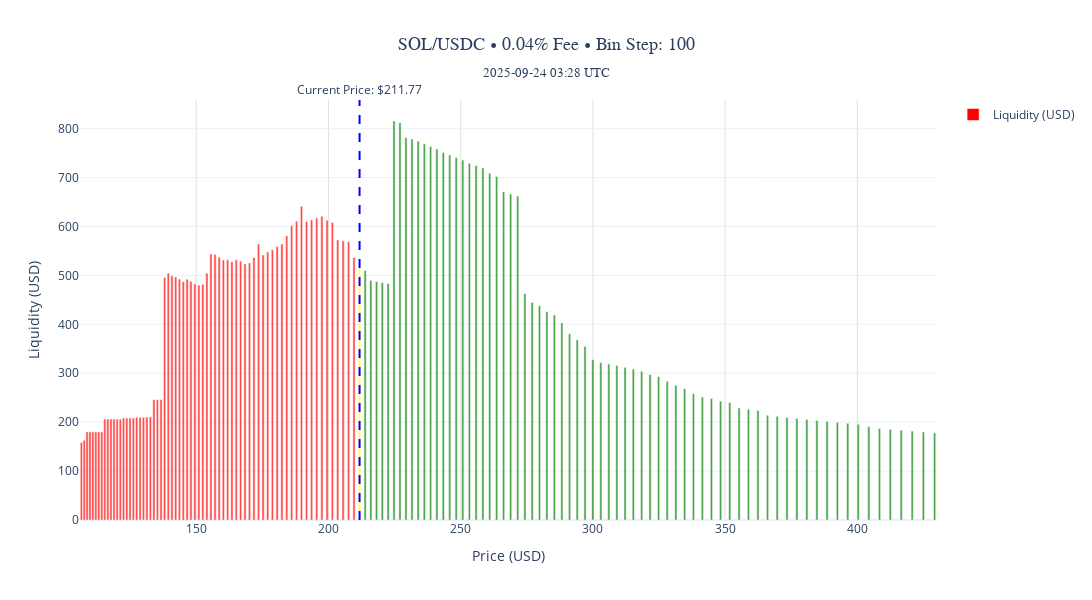
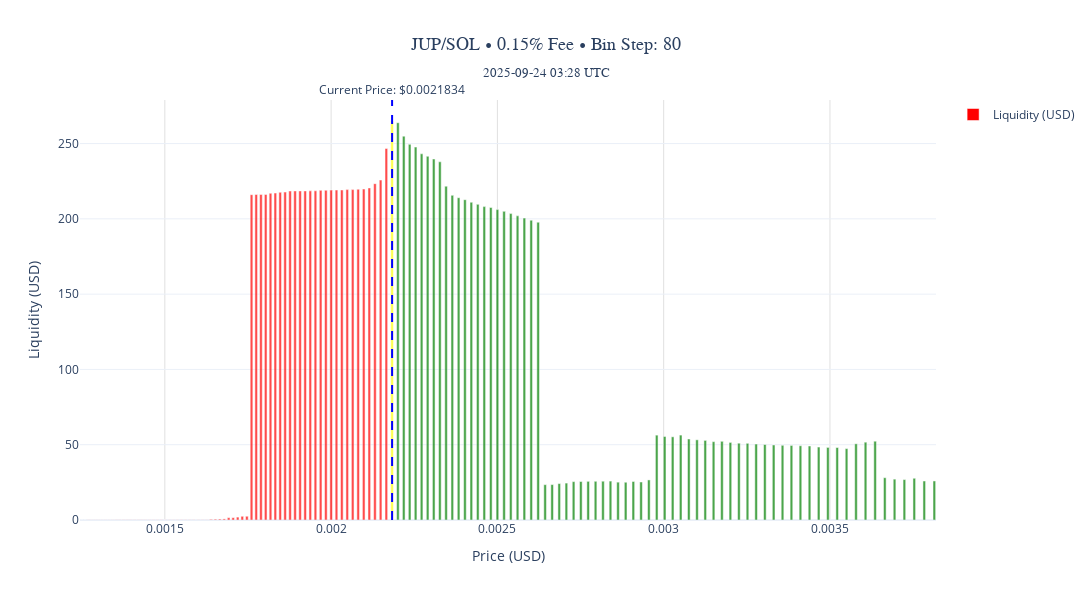
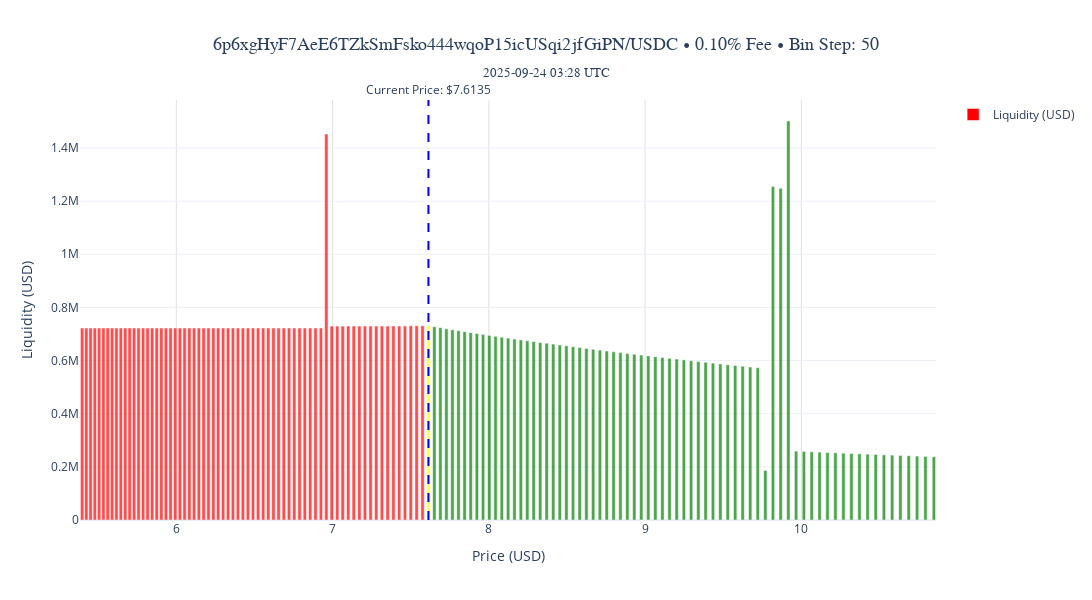

These figures' notebook cell, in order:
### Code cell
# 🎨 Generate Liquidity Distribution Charts with Token Symbols (Save for Later)
if all_pool_analyses:
    print("📊 Generating liquidity distribution charts with token symbols...\n")
    
    # Clear any existing chart files from previous runs
    telegram_reports['chart_files'] = []
    
    for i, analysis in enumerate(all_pool_analyses, 1):
        print(f"🎨 Chart {i}/{len(all_pool_analyses)}: {analysis['pool_name']}")
        
        # Use cached token symbols from initial pool fetching
        base_symbol = analysis['base_token']
        quote_symbol = analysis['quote_token']
        
        # Use cache if available and token symbols are still addresses
        if analysis.get('base_token_address') and len(base_symbol) > 10:
            if analysis['base_token_address'] in token_cache:
                cached_info = token_cache[analysis['base_token_address']]
                if cached_info and 'symbol' in cached_info:
                    base_symbol = cached_info['symbol']
                    
        if analysis.get('quote_token_address') and len(quote_symbol) > 10:
            if analysis['quote_token_address'] in token_cache:
                cached_info = token_cache[analysis['quote_token_address']]
                if cached_info and 'symbol' in cached_info:
                    quote_symbol = cached_info['symbol']
        
        # Update analysis with proper symbols for chart generation
        analysis_with_symbols = analysis.copy()
        analysis_with_symbols['base_token'] = base_symbol
        analysis_with_symbols['quote_token'] = quote_symbol
        analysis_with_symbols['token_pair'] = f"{base_symbol}/{quote_symbol}"
        
        # Create chart for this pool with proper token symbols
        fig = create_liquidity_chart(analysis_with_symbols)
        
        if fig:
            print(f"  ✅ Chart generated for {analysis_with_symbols['token_pair']}")
            fig.show()
            
            # Save chart as PNG with token pair, fee tier, and bin step in filename
            safe_pair_name = analysis_with_symbols['token_pair'].replace('/', '_')
            fee_tier = f"{analysis['fee_pct']:.2f}".replace('.', 'p')  # 0.04 -> 0p04
            bin_step = analysis['bin_step']
            chart_filename = f"/tmp/meteora_{safe_pair_name}_{fee_tier}pct_bin{bin_step}_chart.png"
            
            try:
                fig.write_image(chart_filename, width=1200, height=800, scale=2)
                print(f"  💾 Chart saved: {chart_filename}")
                
                # Store chart info for Telegram sending later with enhanced caption
                chart_info = {
                    'filename': chart_filename,
                    'pool_name': analysis['pool_name'],
                    'token_pair': analysis_with_symbols['token_pair'],
                    'caption': f"""📊 <b>Liquidity Distribution Chart</b>
🏊 Pool: {analysis_with_symbols['token_pair']} • {analysis['fee_pct']:.2f}% Fee • Bin:{analysis['bin_step']}
💰 Total Liquidity: {format_number(analysis['total_liquidity_usd'], is_currency=True)}
📍 Current Price: ${analysis['current_price']:.4f}
🎯 Concentration: {analysis['liquidity_concentration']:.1f}% near price
⚙️ Active Bin: {analysis['active_bin_id']} | Total Bins: {analysis['num_bins']}

<i>Generated by QuantsLab Pool Analyzer</i>"""
                }
                telegram_reports['chart_files'].append(chart_info)
                print(f"  📋 Chart stored for Telegram sending")
                        
            except ImportError as e:
                print(f"  ⚠️ Kaleido not installed: {e}")
                print("  💡 Install with: pip install kaleido")
                
                # Save as HTML fallback
                html_filename = chart_filename.replace('.png', '.html')
                fig.write_html(html_filename)
                print(f"  📄 Saved as HTML: {html_filename}")
                
            except Exception as e:
                print(f"  ❌ Error saving chart: {e}")
        else:
            print(f"  ⚠️ No bin data available for {analysis['pool_name']}")
            
        print()  # Empty line between pools
        
    print(f"✅ Chart generation completed for {len(all_pool_analyses)} pool(s)")
    print(f"📋 {len(telegram_reports['chart_files'])} charts stored for Telegram sending")
else:
    print("⚠️ No pool analyses available for chart generation")

### Figure 1 — Plotly figure (JSON) as saved in the notebook; plotly's stock layout.template omitted (floating-point values rounded to 4 significant figures; data arrays with more than 128 entries replaced by an {"elided": "..."} marker saying what was removed)
{"data": [{"customdata": {"elided": "141 int values"}, "hovertemplate": "Price: $%{x:.8f}<br>Liquidity: $%{y:,.0f}<br>Bin ID: %{customdata}<br><extra></extra>", "marker": {"color": {"elided": "141 str values"}, "opacity": 0.7}, "name": "Liquidity (USD)", "type": "bar", "x": {"elided": "141 float values"}, "y": {"elided": "141 float values"}}], "layout": {"annotations": [{"showarrow": false, "text": "Current Price: $211.77", "x": 211.8, "xanchor": "center", "xref": "x", "y": 1, "yanchor": "bottom", "yref": "y domain"}], "height": 600, "hovermode": "x unified", "shapes": [{"line": {"color": "blue", "dash": "dash", "width": 2}, "type": "line", "x0": 211.8, "x1": 211.8, "xref": "x", "y0": 0, "y1": 1, "yref": "y domain"}], "showlegend": true, "title": {"font": {"family": "Arial Bold", "size": 18}, "text": "SOL/USDC • 0.04% Fee • Bin Step: 100<br><sub>2025-09-24 03:28 UTC</sub>", "x": 0.5, "xanchor": "center"}, "width": 1200, "xaxis": {"gridcolor": "#E0E0E0", "gridwidth": 1, "showgrid": true, "title": {"text": "Price (USD)"}}, "yaxis": {"title": {"text": "Liquidity (USD)"}}}}

### Figure 2 — Plotly figure (JSON) as saved in the notebook; plotly's stock layout.template omitted (floating-point values rounded to 4 significant figures; data arrays with more than 128 entries replaced by an {"elided": "..."} marker saying what was removed)
{"data": [{"customdata": {"elided": "141 int values"}, "hovertemplate": "Price: $%{x:.8f}<br>Liquidity: $%{y:,.0f}<br>Bin ID: %{customdata}<br><extra></extra>", "marker": {"color": {"elided": "141 str values"}, "opacity": 0.7}, "name": "Liquidity (USD)", "type": "bar", "x": {"elided": "141 float values"}, "y": {"elided": "141 float values"}}], "layout": {"annotations": [{"showarrow": false, "text": "Current Price: $0.0021834", "x": 0.002183, "xanchor": "center", "xref": "x", "y": 1, "yanchor": "bottom", "yref": "y domain"}], "height": 600, "hovermode": "x unified", "shapes": [{"line": {"color": "blue", "dash": "dash", "width": 2}, "type": "line", "x0": 0.002183, "x1": 0.002183, "xref": "x", "y0": 0, "y1": 1, "yref": "y domain"}], "showlegend": true, "title": {"font": {"family": "Arial Bold", "size": 18}, "text": "JUP/SOL • 0.15% Fee • Bin Step: 80<br><sub>2025-09-24 03:28 UTC</sub>", "x": 0.5, "xanchor": "center"}, "width": 1200, "xaxis": {"gridcolor": "#E0E0E0", "gridwidth": 1, "showgrid": true, "title": {"text": "Price (USD)"}}, "yaxis": {"title": {"text": "Liquidity (USD)"}}}}

### Figure 3 — Plotly figure (JSON) as saved in the notebook; plotly's stock layout.template omitted (floating-point values rounded to 4 significant figures; data arrays with more than 128 entries replaced by an {"elided": "..."} marker saying what was removed)
{"data": [{"customdata": {"elided": "141 int values"}, "hovertemplate": "Price: $%{x:.8f}<br>Liquidity: $%{y:,.0f}<br>Bin ID: %{customdata}<br><extra></extra>", "marker": {"color": {"elided": "141 str values"}, "opacity": 0.7}, "name": "Liquidity (USD)", "type": "bar", "x": {"elided": "141 float values"}, "y": {"elided": "141 float values"}}], "layout": {"annotations": [{"showarrow": false, "text": "Current Price: $7.6135", "x": 7.614, "xanchor": "center", "xref": "x", "y": 1, "yanchor": "bottom", "yref": "y domain"}], "height": 600, "hovermode": "x unified", "shapes": [{"line": {"color": "blue", "dash": "dash", "width": 2}, "type": "line", "x0": 7.614, "x1": 7.614, "xref": "x", "y0": 0, "y1": 1, "yref": "y domain"}], "showlegend": true, "title": {"font": {"family": "Arial Bold", "size": 18}, "text": "6p6xgHyF7AeE6TZkSmFsko444wqoP15icUSqi2jfGiPN/USDC • 0.10% Fee • Bin Step: 50<br><sub>2025-09-24 03:28 UTC</sub>", "x": 0.5, "xanchor": "center"}, "width": 1200, "xaxis": {"gridcolor": "#E0E0E0", "gridwidth": 1, "showgrid": true, "title": {"text": "Price (USD)"}}, "yaxis": {"title": {"text": "Liquidity (USD)"}}}}
